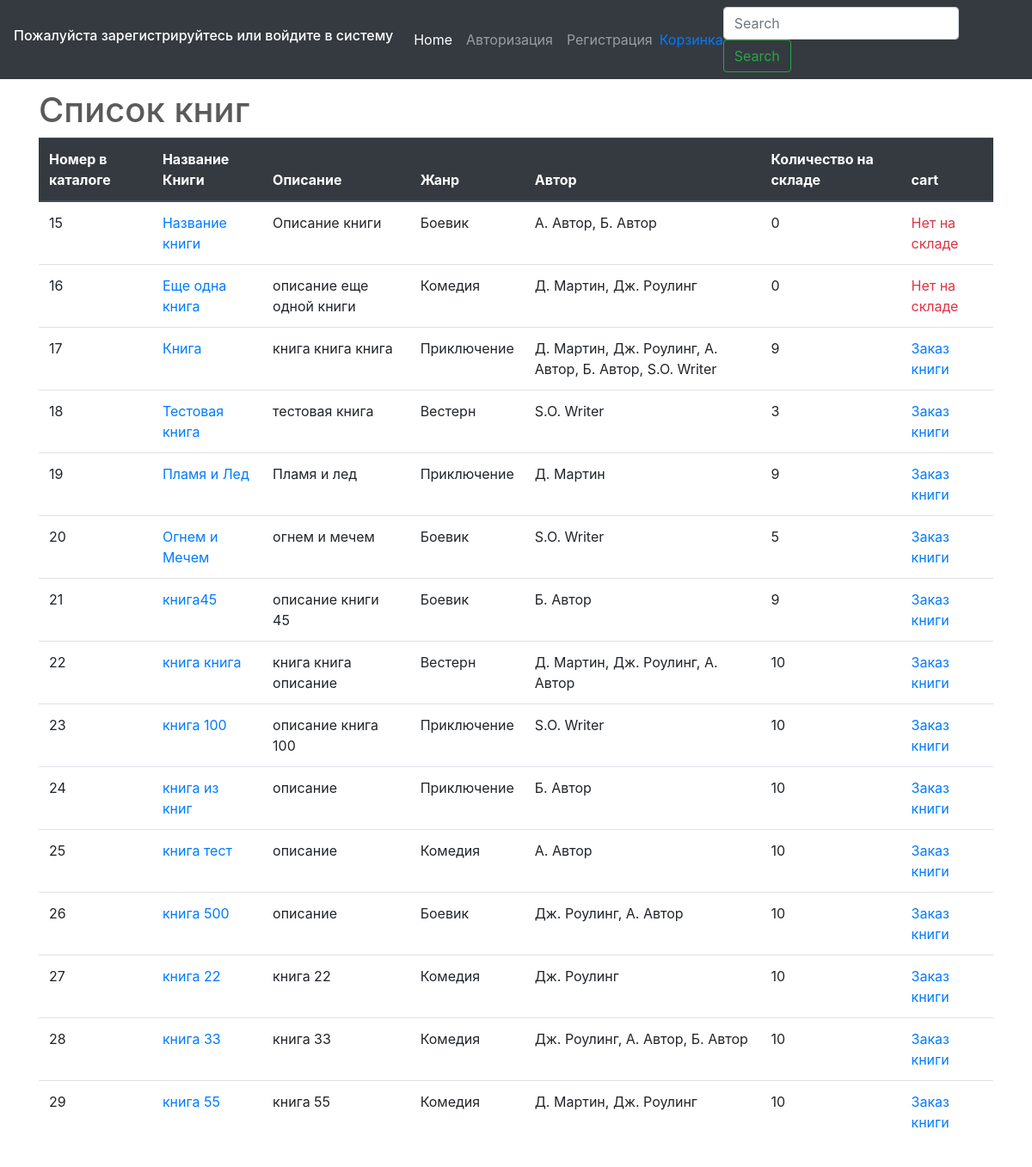
The app's page /listbook/ with its own data.
### testapp/models.py (models this page shows, shortened)
class Book(models.Model):
    CATEGORY = (
        ('На складе', 'На складе'),
        ('Отсутствует на складе', 'Отсутствует на складе')
    )
    name = models.CharField(
        verbose_name='Название Книги', max_length=200
        )
    description = models.TextField(
        verbose_name='Описание Книги', null=True, blank=True
        )
    genre = models.ForeignKey(
        Genre, on_delete=models.PROTECT, verbose_name='Жанр Книги',
        )
    writer = models.ManyToManyField(
        Writer)
    created = models.DateField(
        verbose_name='Создано', auto_now=False, auto_now_add=True
        )
    updated = models.DateField(
        verbose_name='Изменено', auto_now=True, auto_now_add=False
        )
    book_image = models.ImageField(
        verbose_name='Изображение книги', upload_to='profile', null=True, blank=True
        )
    price = models.FloatField(verbose_name='Цена', null=True)
    category = models.CharField(verbose_name='Статус', null=True, max_length=25, choices=CATEGORY)
    quantity_in_stok = models.IntegerField(verbose_name='Количество на складе', max_length=3)

class Genre(models.Model):
    name = models.CharField(verbose_name='Название жанра', max_length=100)
    description = models.TextField(verbose_name='Описание жанра', null=True, blank=True)
    def __str__(self):
        return self.name

class Writer(models.Model):
    name = models.CharField(verbose_name='ФИО Автора', max_length=100)
    def __str__(self):
        return self.name

### testapp/views.py (the view)
# urls.py: path('listbook/', ListBook.as_view(), name='listbook'),
class ListBook(ListView):
    model = Book
    template_name = 'testapp/listbook.html'
    def get_context_data(self, **kwargs):
        key1 = self.request.GET.get('key1')
        c = super().get_context_data(**kwargs)
        c['key1'] = key1
        return c

### testapp/templates/testapp/listbook.html (shortened to what this page needs)
{% extends 'base.html' %}
{% load static %}
{% block body %}
<div class="container">
<h1>List Book</h1>
</div>
<div class="container">
 <h1>Список книг</h1>
    <table width="100%" class="table">
        <thead class="thead-dark">
        <tr>
            <th>Номер в каталоге</th>
            <th>Название Книги</th>
            <th>Описание</th>
            <th>Жанр</th>
            <th>Автор</th>
            <th>Количество на складе</th>
            <th>cart</th>
        </tr>
        </thead>
        {%for obj in object_list%}
        <tr>
            <td>{{obj.pk}}</td>
            <td><a href="/{{obj.pk}}/detailbook/">{{obj.name}}</a></td>
            <td>{{obj.description}}</td>
            <td>{{obj.genre}}</td>
            <td>{{obj.writer.all|join:', '}}</td>
            <td>{{obj.quantity_in_stok}}</td>
            <td>
            {% if obj.quantity_in_stok == 0 %}
                <a href="/listbook/" class='text-danger'>Нет на складе</a>
            {% else %}
                <a href="{% url 'cart:add' %}?book_pk={{ obj.pk }}">Заказ книги</a>
            {% endif %}
            </td>
        </tr>
        {% endfor %}
    </table>
</div>
{% endblock body %}

### static/css/carousel.css (style rules this page uses)
body { padding-top: 3rem; padding-bottom: 3rem; color: #5a5a5a; }

### records on screen
Book: pk "15", name "Название книги", description "Описание книги", genre "Боевик", writer.all "А. Автор, Б. Автор", quantity_in_stok "0", shows "Нет на складе"
Book: pk "16", name "Еще одна книга", description "описание еще одной книги", genre "Комедия", writer.all "Д. Мартин, Дж. Роулинг", quantity_in_stok "0", shows "Нет на складе"
Book: pk "17", name "Книга", description "книга книга книга", genre "Приключение", writer.all "Д. Мартин, Дж. Роулинг, А. Автор, Б. Автор, S.O. Writer", quantity_in_stok "9"
Book: pk "18", name "Тестовая книга", description "тестовая книга", genre "Вестерн", writer.all "S.O. Writer", quantity_in_stok "3"
Book: pk "19", name "Пламя и Лед", description "Пламя и лед", genre "Приключение", writer.all "Д. Мартин", quantity_in_stok "9"
Book: pk "20", name "Огнем и Мечем", description "огнем и мечем", genre "Боевик", writer.all "S.O. Writer", quantity_in_stok "5"
Book: pk "21", name "книга45", description "описание книги 45", genre "Боевик", writer.all "Б. Автор", quantity_in_stok "9"
Book: pk "22", name "книга книга", description "книга книга описание", genre "Вестерн", writer.all "Д. Мартин, Дж. Роулинг, А. Автор", quantity_in_stok "10"
Book: pk "23", name "книга 100", description "описание книга 100", genre "Приключение", writer.all "S.O. Writer", quantity_in_stok "10"
Book: pk "24", name "книга из книг", description "описание", genre "Приключение", writer.all "Б. Автор", quantity_in_stok "10"
Book: pk "25", name "книга тест", description "описание", genre "Комедия", writer.all "А. Автор", quantity_in_stok "10"
Book: pk "26", name "книга 500", description "описание", genre "Боевик", writer.all "Дж. Роулинг, А. Автор", quantity_in_stok "10"
Book: pk "27", name "книга 22", description "книга 22", genre "Комедия", writer.all "Дж. Роулинг", quantity_in_stok "10"
Book: pk "28", name "книга 33", description "книга 33", genre "Комедия", writer.all "Дж. Роулинг, А. Автор, Б. Автор", quantity_in_stok "10"
Book: pk "29", name "книга 55", description "книга 55", genre "Комедия", writer.all "Д. Мартин, Дж. Роулинг", quantity_in_stok "10"
